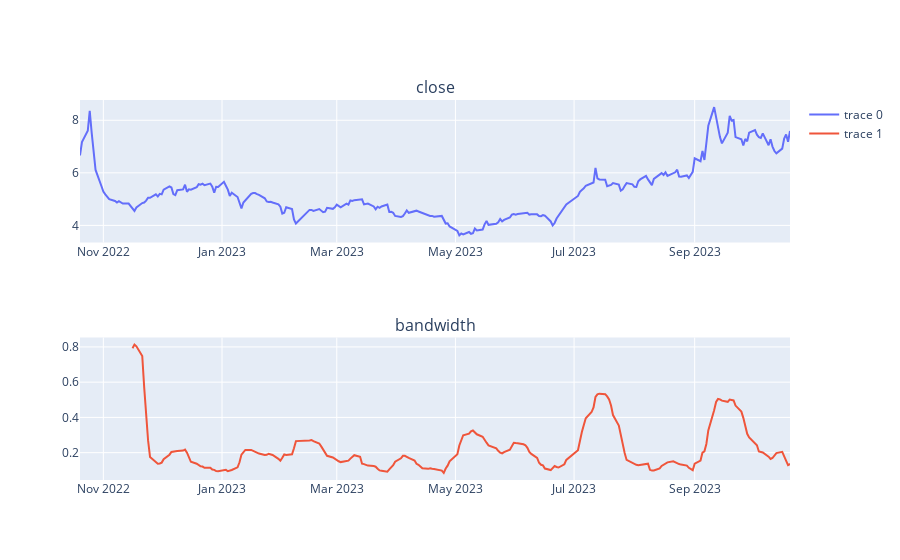

The notebook cell this image was saved under:
### Code cell
fig=make_subplots(rows=2, cols=1,
                subplot_titles=("close", "bandwidth"))
fig.add_trace(
    go.Scatter(x=aapl_minute_closes.index,y=aapl_minute_closes["close"]),row=1,col=1
)
fig.add_trace(
    go.Scatter(x=bandwidth.index,y=bandwidth["bw"]),row=2,col=1
)

### Figure 1 — Plotly figure (JSON) as saved in the notebook; plotly's stock layout.template omitted (floating-point values rounded to 4 significant figures; data arrays with more than 128 entries replaced by an {"elided": "..."} marker saying what was removed)
{"data": [{"type": "scatter", "x": {"elided": "251 str values"}, "xaxis": "x", "y": {"elided": "251 float values"}, "yaxis": "y"}, {"type": "scatter", "x": {"elided": "251 str values"}, "xaxis": "x2", "y": {"elided": "251 float values"}, "yaxis": "y2"}], "layout": {"annotations": [{"font": {"size": 16}, "showarrow": false, "text": "close", "x": 0.5, "xanchor": "center", "xref": "paper", "y": 1, "yanchor": "bottom", "yref": "paper"}, {"font": {"size": 16}, "showarrow": false, "text": "bandwidth", "x": 0.5, "xanchor": "center", "xref": "paper", "y": 0.375, "yanchor": "bottom", "yref": "paper"}], "xaxis": {"anchor": "y", "domain": [0, 1]}, "xaxis2": {"anchor": "y2", "domain": [0, 1]}, "yaxis": {"anchor": "x", "domain": [0.625, 1]}, "yaxis2": {"anchor": "x2", "domain": [0, 0.375]}}}
